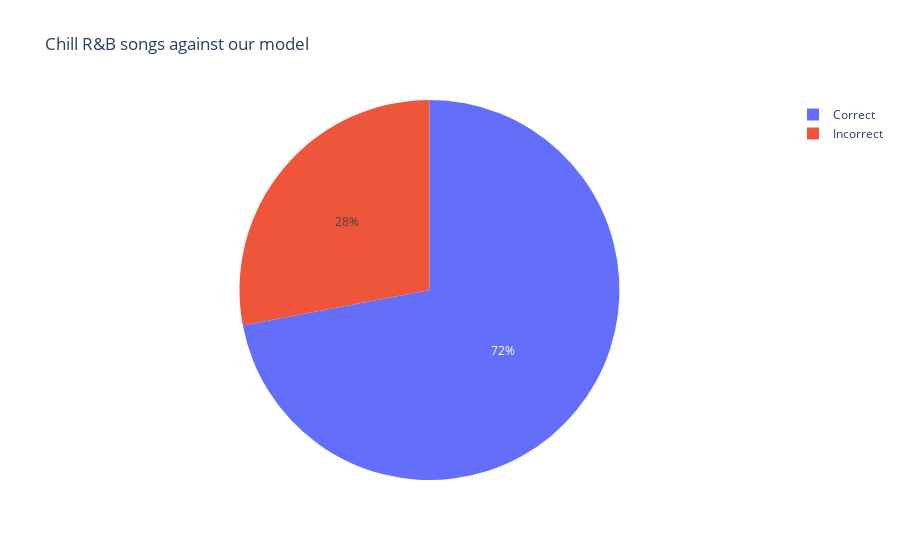

The cell this chart's notebook holds for it:
### Code cell
test_chill_rb = df_closest_songs(rb_chill_median, rb_chill_radius, chill_rb)

total_within_radius_rb_chill = len(test_chill_rb.loc[test_chill_rb.within_radius == True])
labels=['Incorrect', 'Correct']
values = [(len(test_chill_rb))- total_within_radius_rb_chill, total_within_radius_rb_chill]

fig = go.Figure(data=[go.Pie(labels=labels, values=values)]).update_layout(title='Chill R&B songs against our model')
fig.show()

### Figure 1 — Plotly figure (JSON) as saved in the notebook; plotly's stock layout.template omitted (floating-point values rounded to 4 significant figures)
{"data": [{"labels": ["Incorrect", "Correct"], "type": "pie", "values": [14, 36]}], "layout": {"title": {"text": "Chill R&B songs against our model"}}}
